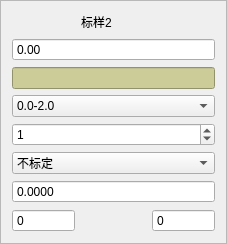
          <widget class="QFrame" name="frame_3">
           <property name="sizePolicy">
            <sizepolicy hsizetype="Minimum" vsizetype="Minimum">
             <horstretch>0</horstretch>
             <verstretch>0</verstretch>
            </sizepolicy>
           </property>
           <property name="minimumSize">
            <size>
             <width>213</width>
             <height>224</height>
            </size>
           </property>
           <property name="frameShape">
            <enum>QFrame::StyledPanel</enum>
           </property>
           <property name="frameShadow">
            <enum>QFrame::Plain</enum>
           </property>
           <layout class="QGridLayout" name="gridLayout_5">
            <item row="6" column="0" colspan="3">
             <widget class="QDoubleSpinBox" name="backCal2">
              <property name="buttonSymbols">
               <enum>QAbstractSpinBox::NoButtons</enum>
              </property>
              <property name="decimals">
               <number>4</number>
              </property>
              <property name="maximum">
               <double>9999.000000000000000</double>
              </property>
             </widget>
            </item>
            <item row="7" column="0">
             <widget class="QSpinBox" name="sbSample2">
              <property name="buttonSymbols">
               <enum>QAbstractSpinBox::NoButtons</enum>
              </property>
              <property name="maximum">
               <number>20</number>
              </property>
             </widget>
            </item>
            <item row="0" column="0">
             <spacer name="horizontalSpacer_5">
              <property name="orientation">
               <enum>Qt::Horizontal</enum>
              </property>
              <property name="sizeHint" stdset="0">
               <size>
                <width>63</width>
                <height>20</height>
               </size>
              </property>
             </spacer>
            </item>
            <item row="0" column="1">
             <widget class="QLabel" name="lbCali2">
              <property name="sizePolicy">
               <sizepolicy hsizetype="Fixed" vsizetype="Preferred">
                <horstretch>0</horstretch>
                <verstretch>0</verstretch>
               </sizepolicy>
              </property>
              <property name="minimumSize">
               <size>
                <width>65</width>
                <height>0</height>
               </size>
              </property>
              <property name="text">
               <string>标样2</string>
              </property>
             </widget>
            </item>
            <item row="0" column="2">
             <spacer name="horizontalSpacer_6">
              <property name="orientation">
               <enum>Qt::Horizontal</enum>
              </property>
              <property name="sizeHint" stdset="0">
               <size>
                <width>63</width>
                <height>20</height>
               </size>
              </property>
             </spacer>
            </item>
            <item row="2" column="0" colspan="3">
             <widget class="QLineEdit" name="leAbs2">
              <property name="enabled">
               <bool>true</bool>
              </property>
              <property name="sizePolicy">
               <sizepolicy hsizetype="Preferred" vsizetype="Preferred">
                <horstretch>0</horstretch>
                <verstretch>0</verstretch>
               </sizepolicy>
              </property>
              <property name="minimumSize">
               <size>
                <width>103</width>
                <height>0</height>
               </size>
              </property>
              <property name="styleSheet">
               <string notr="true">QLineEdit {
	background-color: rgb(204, 204, 153);
	min-Width: 99px;
}</string>
              </property>
              <property name="readOnly">
               <bool>true</bool>
              </property>
             </widget>
            </item>
            <item row="3" column="0" colspan="3">
             <widget class="QComboBox" name="cbRange2">
              <item>
               <property name="text">
                <string>0.0-2.0</string>
               </property>
              </item>
              <item>
               <property name="text">
                <string>新建项目</string>
               </property>
              </item>
              <item>
               <property name="text">
                <string>0.0-10.0</string>
               </property>
              </item>
              <item>
               <property name="text">
                <string>自定义量程</string>
               </property>
              </item>
              <item>
               <property name="text">
                <string/>
               </property>
              </item>
             </widget>
            </item>
            <item row="5" column="0" colspan="3">
             <widget class="QComboBox" name="cbSelect2">
              <item>
               <property name="text">
                <string>不标定</string>
               </property>
              </item>
              <item>
               <property name="text">
                <string>待标定</string>
               </property>
              </item>
              <item>
               <property name="text">
                <string>已标定</string>
               </property>
              </item>
             </widget>
            </item>
            <item row="7" column="2">
             <widget class="QSpinBox" name="sbWater2">
              <property name="buttonSymbols">
               <enum>QAbstractSpinBox::NoButtons</enum>
              </property>
              <property name="maximum">
               <number>20</number>
              </property>
             </widget>
            </item>
            <item row="4" column="0" colspan="3">
             <widget class="QSpinBox" name="num2">
              <property name="minimum">
               <number>0</number>
              </property>
              <property name="maximum">
               <number>5</number>
              </property>
              <property name="value">
               <number>1</number>
              </property>
             </widget>
            </item>
            <item row="1" column="0" colspan="3">
             <widget class="QDoubleSpinBox" name="dsbConc2">
              <property name="buttonSymbols">
               <enum>QAbstractSpinBox::NoButtons</enum>
              </property>
              <property name="maximum">
               <double>9999.000000000000000</double>
              </property>
             </widget>
            </item>
           </layout>
          </widget>
